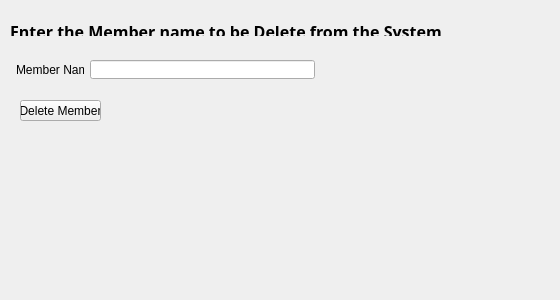
      <widget class="QWidget" name="tab_2">
       <attribute name="icon">
        <iconset resource="recource.qrc">
         <normaloff>:/rec/User Selection/user_remove_man_male_profile_account_person-512.png</normaloff>:/rec/User Selection/user_remove_man_male_profile_account_person-512.png</iconset>
       </attribute>
       <attribute name="title">
        <string>Delete Member</string>
       </attribute>
       <widget class="QLabel" name="label_10">
        <property name="geometry">
         <rect>
          <x>10</x>
          <y>20</y>
          <width>541</width>
          <height>16</height>
         </rect>
        </property>
        <property name="font">
         <font>
          <family>Perpetua Titling MT</family>
          <pointsize>12</pointsize>
          <weight>75</weight>
          <bold>true</bold>
         </font>
        </property>
        <property name="text">
         <string>Enter the Member name to be Delete from the System</string>
        </property>
        <property name="textFormat">
         <enum>Qt::RichText</enum>
        </property>
       </widget>
       <widget class="QLabel" name="label_11">
        <property name="geometry">
         <rect>
          <x>16</x>
          <y>60</y>
          <width>68</width>
          <height>19</height>
         </rect>
        </property>
        <property name="text">
         <string>Member Name</string>
        </property>
       </widget>
       <widget class="QLineEdit" name="lineEdit_5">
        <property name="geometry">
         <rect>
          <x>90</x>
          <y>60</y>
          <width>225</width>
          <height>19</height>
         </rect>
        </property>
       </widget>
       <widget class="QLabel" name="delete_label_1">
        <property name="geometry">
         <rect>
          <x>20</x>
          <y>140</y>
          <width>81</width>
          <height>16</height>
         </rect>
        </property>
        <property name="text">
         <string/>
        </property>
       </widget>
       <widget class="QLabel" name="delete_2">
        <property name="geometry">
         <rect>
          <x>120</x>
          <y>170</y>
          <width>131</width>
          <height>21</height>
         </rect>
        </property>
        <property name="text">
         <string/>
        </property>
       </widget>
       <widget class="QLabel" name="delete_label_2">
        <property name="geometry">
         <rect>
          <x>20</x>
          <y>170</y>
          <width>81</width>
          <height>16</height>
         </rect>
        </property>
        <property name="text">
         <string/>
        </property>
       </widget>
       <widget class="QLabel" name="delete_4">
        <property name="geometry">
         <rect>
          <x>120</x>
          <y>230</y>
          <width>131</width>
          <height>21</height>
         </rect>
        </property>
        <property name="text">
         <string/>
        </property>
       </widget>
       <widget class="QLabel" name="delete_label_4">
        <property name="geometry">
         <rect>
          <x>20</x>
          <y>230</y>
          <width>81</width>
          <height>16</height>
         </rect>
        </property>
        <property name="text">
         <string/>
        </property>
       </widget>
       <widget class="QLabel" name="delete_3">
        <property name="geometry">
         <rect>
          <x>120</x>
          <y>200</y>
          <width>131</width>
          <height>21</height>
         </rect>
        </property>
        <property name="text">
         <string/>
        </property>
       </widget>
       <widget class="QLabel" name="delete_1">
        <property name="geometry">
         <rect>
          <x>120</x>
          <y>140</y>
          <width>131</width>
          <height>21</height>
         </rect>
        </property>
        <property name="text">
         <string/>
        </property>
       </widget>
       <widget class="QLabel" name="delete_label_3">
        <property name="geometry">
         <rect>
          <x>20</x>
          <y>200</y>
          <width>81</width>
          <height>16</height>
         </rect>
        </property>
        <property name="text">
         <string/>
        </property>
       </widget>
       <widget class="QPushButton" name="pushButton_9">
        <property name="geometry">
         <rect>
          <x>20</x>
          <y>100</y>
          <width>81</width>
          <height>21</height>
         </rect>
        </property>
        <property name="text">
         <string>Delete Member</string>
        </property>
       </widget>
       <widget class="QLabel" name="delete_result">
        <property name="geometry">
         <rect>
          <x>20</x>
          <y>270</y>
          <width>301</width>
          <height>21</height>
         </rect>
        </property>
        <property name="text">
         <string/>
        </property>
       </widget>
      </widget>
